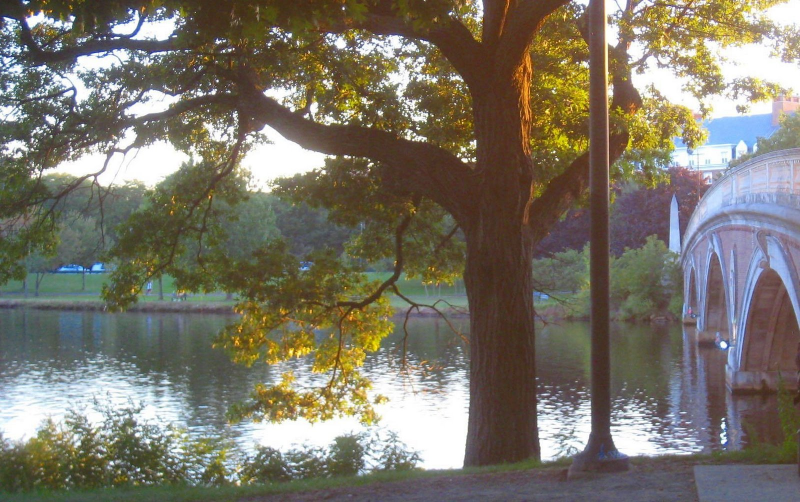
#> input picture tests/data/hashes/bridge-1-original.jpg, 1600 x 1004 px (shown at 1/2 size)
$ python -i engine.py   (imports and definitions only)
#> lines starting #> are read from the running program, lines starting #| are printed output that depends on the picture
### src/splicetrail/descriptors/core.py
"""Patch descriptor: the normalized luminance pattern.

A patch is described by its grey levels minus their mean, scaled to unit
length. That's exactly invariant to brightness and contrast changes and, for
the color grades people actually apply (white balance, exposure, saturation,
mild channel mixing), close to invariant to the full affine color change the
verifier models.

Why not something exactly invariant to any 3x3 color matrix? We built one (the
projector onto the span of the centered RGB columns) and it's excellent on
uncompressed images, but JPEG's chroma subsampling wipes out exactly the
per-pixel color detail it relies on: recall at 0.1% false matches fell from
~0.95 to ~0.07 at quality 90. Luminance is stored at full resolution by JPEG,
and this descriptor kept ~0.9 recall in the same test while also beating the
previous five-part composite under compression. Evidence for the full color
transform is gathered later, per region, where there are enough pixels to fit
it.

Patches with less than ``min_std`` grey-level spread are flat: they match each
other trivially and carry no evidence, so callers drop them.
"""

from __future__ import annotations

from typing import Tuple

import numpy as np

LUMA = np.array([0.299, 0.587, 0.114], dtype=np.float32)  # ITU-R BT.601


def luminance(patches: np.ndarray) -> np.ndarray:
    """(N, ..., 3) RGB -> (N, ...) grey levels."""
    return patches @ LUMA


class LuminanceDescriptor:
    """Zero-mean, unit-norm grey-level pattern (see module docstring)."""

    def __init__(self, patch_size: int, min_std: float = 0.01):
        self.patch_size = patch_size
        self.min_std = min_std

    @property
    def dim(self) -> int:
        return self.patch_size * self.patch_size

    # [24 lines left out: function compute_batch, not called in this run]

### src/splicetrail/extraction/patches.py
"""Patch extraction with entropy-based filtering."""

from dataclasses import dataclass
from typing import Optional
import numpy as np
from numpy.lib.stride_tricks import sliding_window_view

from splicetrail.descriptors.core import luminance

ENTROPY_BINS = 8


def max_entropy(size: int) -> float:
    """Largest entropy (bits) a size x size patch can reach with ENTROPY_BINS bins."""
    return float(np.log2(min(ENTROPY_BINS, size * size)))


@dataclass
class PatchCollection:
    """Collection of extracted patches with metadata."""

    size: int
    patches: np.ndarray  # shape: (N, size, size, 3)
    coords: np.ndarray  # shape: (N, 2) as (x, y)
    entropy: Optional[np.ndarray] = None  # shape: (N,)


class PatchExtractor:
    """
    Extracts patches from images with optional entropy filtering.

    Uses numpy stride tricks for efficient extraction (10-100x faster).
    Entropy filtering removes low-information patches (uniform regions like
    sky or walls) which reduces false positives and improves performance.
    """

    def __init__(
        self,
        size: int = 3,
        stride: int = 1,
        entropy_threshold: Optional[float] = None,
    ):
        """
        Args:
            size: Patch size (e.g., 3 for 3x3)
            stride: Extraction stride
            entropy_threshold: Minimum entropy (bits) to keep a patch, None to
                disable. Must be below ``max_entropy(size)`` or nothing survives.
        """
        self.size = size
        self.stride = stride
        if entropy_threshold is not None and entropy_threshold >= max_entropy(size):
            raise ValueError(
                f"entropy_threshold {entropy_threshold} can never be reached by a {size}x{size} "
                f"patch (max {max_entropy(size):.2f} bits)"
            )
        self.entropy_threshold = entropy_threshold

    # [92 lines left out: functions extract, _empty_collection, _normalize, _compute_entropy_batch, not called in this run]

### src/splicetrail/logging_config.py
"""Logging configuration for SpliceTrail."""

import logging
import sys
from typing import Optional, TextIO

# Package-level logger
logger = logging.getLogger("splicetrail")


# [30 lines left out: function setup_logging, not called in this run]


def get_logger(name: str) -> logging.Logger:
    """
    Get a child logger.

    Args:
        name: Logger name (will be prefixed with 'splicetrail.')

    Returns:
        Logger instance
    """
    return logging.getLogger(f"splicetrail.{name}")


# Initialize with default settings (no output unless explicitly configured)
logger.addHandler(logging.NullHandler())

### src/splicetrail/search/index.py
"""Nearest-neighbour index over patch descriptors (FAISS).

Two storage kinds, same interface:

* ``flat``  - exact search, 4 bytes per descriptor value.
* ``ivfpq`` - the engine's default. Product quantization (about one byte per 5 values) plus an
  inverted file, so a search only visits ``nprobe`` of the cells. Needs
  training, so vectors sit in an exact buffer until ``train_size`` of them
  have arrived; small collections never leave that exact mode.

Only candidate generation is approximate; every candidate is still verified
against real pixels, so a lossy index can miss matches but not invent them.
"""

from __future__ import annotations

import importlib
import json
import os
import tempfile
import threading
from collections import OrderedDict
from dataclasses import dataclass
from typing import Any, List, Tuple

import numpy as np

from splicetrail.exceptions import (
    DependencyError,
    IndexCorruptedError,
    IndexStoreError,
    TargetExistsError,
)

# faiss >= 1.16 ships a py.typed stub that misses its SWIG wrappers (DirectMap,
# array-taking remove_ids, index subclasses), so it is typed as Any here.
faiss: Any
try:
    faiss = importlib.import_module("faiss")
except ImportError:  # pragma: no cover - faiss is a hard dependency
    faiss = None

_FORMAT_VERSION = 2
_SEARCH_CHUNK = 8192


@dataclass
class SearchHits:
    """k-NN results for a batch of queries.

    ``owner[i, j]`` indexes into ``image_ids`` (-1 = no hit); ``patch_idx[i, j]``
    is the patch's position within that image's indexed patches. Distances are
    squared L2.
    """

    distances: np.ndarray  # (N, k) float32
    owner: np.ndarray  # (N, k) int64
    patch_idx: np.ndarray  # (N, k) int64
    image_ids: List[str]


KINDS = ("flat", "ivfpq")


class ANNIndex:
    """L2 index where every image owns a contiguous block of vector ids.

    Ids are never reused, so removing an image is an exact ``remove_ids`` on its
    range and nothing stale is ever returned by a search.
    """

    # [5 lines left out: function set_nprobe, not called in this run]

    def __init__(
        self, dim: int, kind: str = "flat", train_size: int = 50_000, nprobe: int = 16
    ):
        if faiss is None:
            raise DependencyError("faiss-cpu required: pip install faiss-cpu")
        if kind not in KINDS:
            raise IndexStoreError(f"index kind must be one of {KINDS}, got {kind!r}")
        self.dim = dim
        self.kind = kind
        self.train_size = train_size
        self.nprobe = nprobe
        self._lock = threading.RLock()
        self._trained = kind != "ivfpq"
        self._index = faiss.IndexIDMap2(faiss.IndexFlatL2(dim))
        self._next_id = 0
        self._ranges: "OrderedDict[str, Tuple[int, int]]" = (
            OrderedDict()
        )  # image_id -> (start, count)

    # [103 lines left out: functions _train_ivfpq, add, remove, search, _resolve, not called in this run]

    # ------------------------------------------------------------------

    def count(self, image_id: str) -> int:
        entry = self._ranges.get(image_id)
        return entry[1] if entry else 0

    @property
    def image_ids(self) -> List[str]:
        return list(self._ranges)

    # [59 lines left out: functions size, save, load, not called in this run]


def _write_json(path: str, obj) -> None:
    with open(path, "w") as f:
        json.dump(obj, f)


# [12 lines left out: function _atomic_write, not called in this run]

### src/splicetrail/engine.py
"""Main forensics engine that orchestrates the full pipeline.

Pipeline for ``match``:

1. Extract source patches and describe them by their normalized luminance
   pattern (``LuminanceDescriptor``).
2. Batched exact k-NN search against every indexed target patch.
3. Cheap per-patch check: fit grey-level gain and offset to each candidate pair
   and keep those whose residual passes a chi-square test.
4. Cluster surviving matches by translation (per target image and scale).
5. For each cluster fit *one* 3x3 color transform over all of its pixels, keep
   the patches whose luminance agrees with it, and score the region with an
   a-contrario NFA.

Step 5 is where the decision is made. A single patch says little on its own;
a single transform shared by dozens of neighbouring patches at one offset is
hard to get by accident, and the NFA says how hard. Residuals are tested on
luminance because JPEG keeps it at full resolution while subsampling color.
"""

from __future__ import annotations

import dataclasses
import json
import os
import threading
from collections import OrderedDict
from concurrent.futures import ThreadPoolExecutor
from dataclasses import dataclass, field
from typing import Any, Dict, List, Optional, Sequence, Tuple, cast

import numpy as np
from PIL import Image
from scipy import ndimage

from splicetrail.aggregation.heatmap import Match, MatchList, SpatialAggregator
from splicetrail.aggregation.localize import Localization, localize_region, mask_to_bbox
from splicetrail.descriptors.core import LUMA, LuminanceDescriptor, luminance
from splicetrail.exceptions import (
    ConfigurationError,
    ImageSizeError,
    IndexStoreError,
    InvalidImageError,
    TargetExistsError,
)
from splicetrail.extraction.patches import PatchExtractor, max_entropy
from splicetrail.extraction.orientation import (
    RingDescriptor,
    relative_angles,
    ring_footprint,
    ring_samples,
)
from splicetrail.extraction.pyramid import ImagePyramid
from splicetrail.jpeg import quantization_sigma
from splicetrail.logging_config import get_logger
from splicetrail.search.index import ANNIndex
from splicetrail.verification.affine import AffineVerifier, fit_gain_offset_batch
from splicetrail.verification.coherence import (
    CoherentRegion,
    cluster_offsets,
    find_rigid_regions,
    make_region,
)
from splicetrail.verification.nfa import log10_nfa, overlap_factor
from splicetrail.verification.probability import ProbabilityModel

logger = get_logger("engine")

# Regions are verified biggest-first; past this many, the rest are tiny clusters
# that couldn't reach significance anyway.
_MAX_REGIONS = 100
# Pixel pairs used for one region-level color fit. Plenty for 12 parameters.
_MAX_FIT_PIXELS = 20000
_FIT_CHUNK = 20000
_BUNDLE_VERSION = 1
# Rotation-invariant mode: matches within this angle of a region's rotation agree.
_ANGLE_TOLERANCE = float(np.radians(15))


# [131 lines left out: functions _env_int, _env_float, _env_bool, _env_optional_float, not called in this run]


@dataclass
class Config:
    """
    Configuration for the forensics engine.

    Every field can be set through an environment variable with the SPLICETRAIL_
    prefix (SPLICETRAIL_PATCH_SIZE, SPLICETRAIL_K_NEIGHBORS, SPLICETRAIL_MAX_NFA, ...).
    """

    patch_size: int = field(
        default_factory=lambda: _env_int(
            "SPLICETRAIL_PATCH_SIZE", 5, min_val=3, max_val=16
        )
    )
    stride: int = field(
        default_factory=lambda: _env_int("SPLICETRAIL_STRIDE", 1, min_val=1)
    )
    # Optional grey-level entropy floor in bits. Flat patches are always dropped by
    # the descriptor, so this is only for pruning weakly textured ones.
    entropy_threshold: Optional[float] = field(
        default_factory=lambda: _env_optional_float(
            "SPLICETRAIL_ENTROPY_THRESHOLD", min_val=0.0
        )
    )
    k_neighbors: int = field(
        default_factory=lambda: _env_int("SPLICETRAIL_K_NEIGHBORS", 8, min_val=1)
    )
    # Squared L2 distance between descriptors (normalized luminance patterns)
    # for a candidate match.
    distance_threshold: float = field(
        default_factory=lambda: _env_float(
            "SPLICETRAIL_DISTANCE_THRESHOLD", 0.5, min_val=0.0
        )
    )
    # Per-patch chi-square p-value floor; the cheap pre-filter, not the decision.
    min_probability: float = field(
        default_factory=lambda: _env_float(
            "SPLICETRAIL_MIN_PROBABILITY", 0.01, min_val=0.0, max_val=1.0
        )
    )
    noise_sigma: float = field(
        default_factory=lambda: _env_float("SPLICETRAIL_NOISE_SIGMA", 0.02, min_val=0.0)
    )
    smoothing_sigma: float = field(
        default_factory=lambda: _env_float(
            "SPLICETRAIL_SMOOTHING_SIGMA", 2.0, min_val=0.0
        )
    )
    # Region clustering and significance
    coherence_enabled: bool = field(
        default_factory=lambda: _env_bool("SPLICETRAIL_COHERENCE_ENABLED", True)
    )
    coherence_offset_tolerance: int = field(
        default_factory=lambda: _env_int(
            "SPLICETRAIL_COHERENCE_OFFSET_TOLERANCE", 2, min_val=0
        )
    )
    coherence_min_cluster: int = field(
        default_factory=lambda: _env_int(
            "SPLICETRAIL_COHERENCE_MIN_CLUSTER", 3, min_val=2
        )
    )
    # A region is reported as significant when its NFA is below this.
    max_nfa: float = field(
        default_factory=lambda: _env_float("SPLICETRAIL_MAX_NFA", 1.0, min_val=0.0)
    )
    # Descriptor index: "flat" (exact) or "ivfpq" (compressed and much faster
    # on large collections; approximate candidates, still verified on pixels).
    index_type: str = field(
        default_factory=lambda: os.environ.get("SPLICETRAIL_INDEX_TYPE", "ivfpq")
    )
    ivf_nprobe: int = field(
        default_factory=lambda: _env_int("SPLICETRAIL_IVF_NPROBE", 16, min_val=1)
    )
    # ivfpq trains once this many patches are indexed; until then search is exact.
    ivf_train_size: int = field(
        default_factory=lambda: _env_int(
            "SPLICETRAIL_IVF_TRAIN_SIZE", 50_000, min_val=1000
        )
    )
    # Match copies at any rotation: patches are compared as rings around their
    # centres (splicetrail.extraction.orientation) and regions are rigid transforms
    # instead of translations.
    rotation_invariant: bool = field(
        default_factory=lambda: _env_bool("SPLICETRAIL_ROTATION_INVARIANT", False)
    )
    # Also search the mirrored source, so horizontally flipped copies are found
    # (vertical flips too, together with rotation_invariant). Doubles the time;
    # on with thorough.
    flip_invariant: bool = field(
        default_factory=lambda: _env_bool("SPLICETRAIL_FLIP_INVARIANT", False)
    )
    # Check every kind of copy SpliceTrail knows, not just the common ones (copied or
    # cropped, recolored, recompressed, shrunk): also mirrored and enlarged
    # copies, and a second, rotation-invariant search for rotated ones (in
    # cross-image search; not rotation combined with a scale change). Turns
    # flip_invariant on and widens query_scales. About 9x slower and twice the
    # memory; region NFAs are multiplied by the number of searches combined.
    thorough: bool = field(
        default_factory=lambda: _env_bool("SPLICETRAIL_THOROUGH", False)
    )
    # Also search the questioned image shrunk to these scales, for copies that
    # were enlarged before pasting (the pyramid covers shrunk ones).
    query_scales: List[float] = field(default_factory=lambda: [1.0])
    # Multi-scale pyramid (targets only)
    pyramid_enabled: bool = field(
        default_factory=lambda: _env_bool("SPLICETRAIL_PYRAMID_ENABLED", True)
    )
    pyramid_scales: List[float] = field(default_factory=lambda: [1.0, 0.75, 0.5])
    pyramid_min_size: int = field(
        default_factory=lambda: _env_int("SPLICETRAIL_PYRAMID_MIN_SIZE", 16, min_val=3)
    )
    # Memory management: least recently indexed targets are evicted past this.
    max_targets: Optional[int] = field(
        default_factory=lambda: (
            _env_int("SPLICETRAIL_MAX_TARGETS", 1000, min_val=1)
            if os.environ.get("SPLICETRAIL_MAX_TARGETS")
            else None
        )
    )

    # [73 lines left out: function __post_init__, not called in this run]

    def to_dict(self) -> Dict[str, Any]:
        return dataclasses.asdict(self)

    # [6 lines left out: function from_dict, not called in this run]


@dataclass
class MatchResult:
    """Result from matching source against indexed targets."""

    matches: Sequence[Match]  # a MatchList: list-like, objects made on access
    best_match: Optional[Match]
    heatmap: Optional[np.ndarray]
    coherent_regions: List[CoherentRegion]
    stats: Dict[str, Any]
    # Footprint of the significant regions in source coordinates.
    localization: Optional[Localization] = None

    @property
    def significant_regions(self) -> List[CoherentRegion]:
        return [r for r in self.coherent_regions if r.significant]


@dataclass
class _Target:
    """What we keep per indexed image: its pixels, and where each indexed patch sits.

    Patches are cut from ``levels`` when needed rather than stored: a patch
    per pixel costs ~25x the image itself. ``levels`` may be dropped and
    reloaded from ``path``. Row i of the per-patch arrays is index entry i.
    """

    shape: Tuple[int, int]
    path: Optional[str]
    levels: Optional[Dict[float, np.ndarray]] = (
        None  # scale -> uint8 (h, w, 3) image at that scale
    )
    coords: Optional[np.ndarray] = None  # (N, 2) full-resolution (x, y)
    level_coords: Optional[np.ndarray] = None  # (N, 2) (x, y) in its pyramid level
    scales: Optional[np.ndarray] = None  # (N,) pyramid scale of each patch
    jpeg_sigma: float = 0.0  # rounding-error std of the file it came from
    ring_planes: Optional[Tuple[np.ndarray, ...]] = (
        None  # rotation mode: float32 colour planes, made once
    )


@dataclass
class _Candidates:
    """Verified per-patch matches, as parallel arrays (one row per match); ``matches[i]`` is row i."""

    src_idx: np.ndarray
    tgt_idx: np.ndarray
    prob: np.ndarray  # per-patch fit p-value
    offsets: np.ndarray  # (N, 2) target - source, at the target's pyramid level
    groups: np.ndarray  # one id per (target image, pyramid scale)
    image_ids: np.ndarray  # target image id per row (object array)
    matches: MatchList


class ForensicsEngine:
    """
    Main SpliceTrail engine for image fragment forensics.

    Usage:
        engine = ForensicsEngine()
        engine.index_target(target_image, "target_id")
        result = engine.match(source_image)
        for region in result.significant_regions:
            print(region.image_id, region.offset, region.log10_nfa)
    """

    # [1106 lines left out: functions __init__, index_target, _describe_target, _target_patches, _extract, _evict_lru_if_needed and 26 more, not called in this run]

    def has_target(self, image_id: str) -> bool:
        """Check if target is indexed."""
        return image_id in self._targets

    # [49 lines left out: functions rebase_images, target_image_available, _relative_to, _resolve_in, _resize, not called in this run]


def _to_uint8(image: np.ndarray) -> np.ndarray:
    return np.asarray(np.clip(np.round(image * 255.0), 0, 255).astype(np.uint8))


# [86 lines left out: functions _drop_duplicate_regions, _connected_parts, _turns_onto_itself, _halves_touch, not called in this run]


def _wrap_angle(angle):
    return (angle + np.pi) % (2 * np.pi) - np.pi


# [14 lines left out: functions _unclipped, _usable_pixels, not called in this run]


def load_image(path: str) -> np.ndarray:
    """Load image from file path as RGB numpy array."""
    return np.array(Image.open(path).convert("RGB"))

>>> import cv2
>>> picture = cv2.imread('../../tests/data/hashes/bridge-1-original.jpg', cv2.IMREAD_GRAYSCALE)
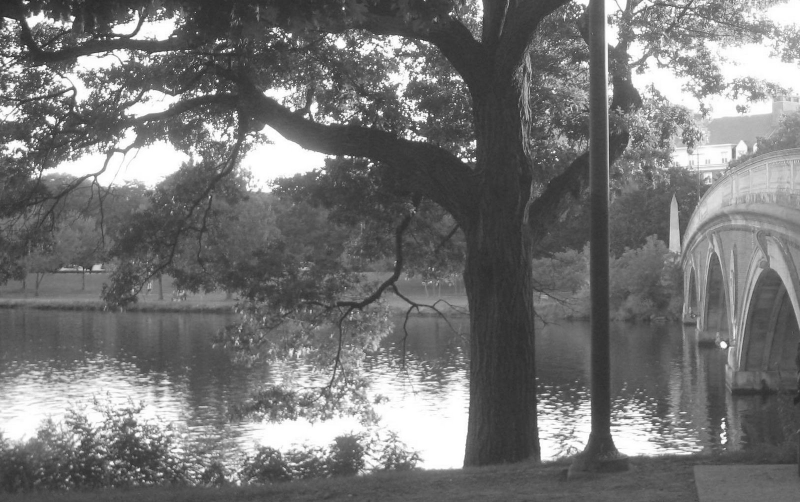
#> picture: shape (1004, 1600) (shown at 1/2 size); min 19, max 255, mean 117.7
>>> result = ForensicsEngine().match(picture)
#> (the run stopped early here; a loop or call above may not have finished)
